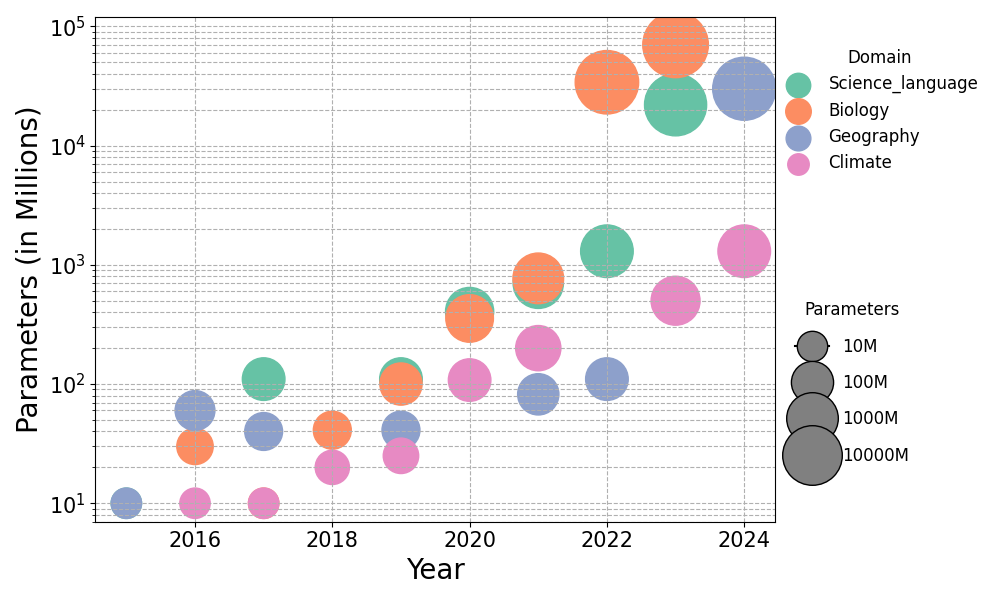

Generate this figure with Python:
import matplotlib.pyplot as plt
import numpy as np
import seaborn as sns
from matplotlib.ticker import MaxNLocator
from matplotlib.lines import Line2D

# mathmatics = [[2021, 2022, 2023, 2024], [0.34, 2.7, 70, 70]]
# Science_language = [[2019, 2020, 2021, 2022, 2023], [0.11, 0.4, 0.7, 1.3, 22]]
# Physics = [[2024], [7]]
# Biology = [[2020, 2021, 2022, 2023], [0.36, 0.77, 34, 70]]
# Geography = [[2021, 2024], [0.82, 30]]
# Chemistry = [[2022, 2024], [0.77, 13]]

# data = {'Mathmatics': mathmatics, 'Science_language': Science_language, 'Physics': Physics, 
#         'Biology': Biology, 'Geography': Geography, 'Chemistry': Chemistry}


# Projection = [[2022, 2023, 2024], [0.36, 36.7, 300]]
# Downscaling = [[2021, 2022, 2023, 2024], [50, 108, 110, 500]]
# Global_forecasting = [[2021, 2022, 2023, 2023, 2024], [30, 100, 50, 110, 1300]]
# Seasonal_forecasting = [[2021, 2022, 2023, 2024], [2.7, 10, 50, 100]]

# data = {'Projection': Projection, 'Downscaling': Downscaling, 'Global_forecasting': Global_forecasting,
#         'Seasonal_forecasting': Seasonal_forecasting}


Science_language = [[2015, 2017, 2019, 2020, 2021, 2022, 2023], [10, 110, 110, 406, 700, 1300, 22000]]
Biology = [[2016, 2017, 2018, 2019, 2020, 2021, 2022, 2023], [30, 10, 41, 100, 355, 770, 34000, 70000]]
Geography = [[2015, 2016, 2017, 2019, 2021, 2022, 2024], [10, 60, 40, 41, 82, 110, 30000]]
Climate = [[2016, 2017, 2018, 2019, 2020, 2021, 2023, 2024], [10, 10, 20, 25, 108, 200, 500, 1300]]

data = {'Science_language': Science_language, 'Biology': Biology, 'Geography': Geography, 'Climate': Climate}

# colors = {'Mathmatics':'red', 'Science_language':'blue', 'Physics':'green', 
#           'Biology':'yellow', 'Geography':'purple', 'Chemistry':'orange'}
# Use seaborn color palette
palette = sns.color_palette("Set2", len(data))

colors = {key: palette[i] for i, key in enumerate(data.keys())}

plt.figure(figsize=(10, 6))

label = list(data.keys())

for i in range(len(data)):
    year = data[label[i]][0]
    parameters = data[label[i]][1]
    
    plt.scatter(year, parameters, color=colors[label[i]], label=label[i], s=[200*np.log(p+1) for p in parameters])

# log scale y-axis
plt.yscale('log')

plt.grid(True, which="both", ls="--")

# 添加新的图例来表示圈的大小
sizes = [10, 100, 1000, 10000]  # 选择一些代表性的大小
legend_elements = [Line2D([0], [0], marker='o', color='black', label=f'{size}M',
                          markerfacecolor='gray', markersize=np.sqrt(200*np.log(size+1)))
                   for size in sizes]

# 创建第二个图例
second_legend = plt.legend(handles=legend_elements, title="Parameters", loc='upper left', 
                           bbox_to_anchor=(1.02, 0.45), title_fontsize='large', fontsize='large'
                           , borderaxespad=0., ncol=1, frameon=False, labelspacing=1.1)

# 添加第二个图例到图中
plt.gca().add_artist(second_legend)

# Customize legend
handles, labels = plt.gca().get_legend_handles_labels()
unique_labels = dict(zip(labels, handles))
plt.legend(unique_labels.values(), unique_labels.keys(), scatterpoints=1, title="Domain", title_fontsize='large', loc='upper left', fontsize='large', 
           markerscale=0.5, bbox_to_anchor=(1., 0.95), borderaxespad=0., ncol=1, frameon=False)

plt.xlabel("Year", fontsize=20)
plt.ylabel("Parameters (in Millions)", fontsize=20)

#set ylimit to 100
plt.ylim(7, 120000)

# set ticks fontsize
plt.xticks(fontsize=15)
plt.yticks(fontsize=15)
# plt.gca().xaxis.set_major_locator(MaxNLocator(integer=True))


plt.tight_layout()
plt.savefig('scatter.png')
